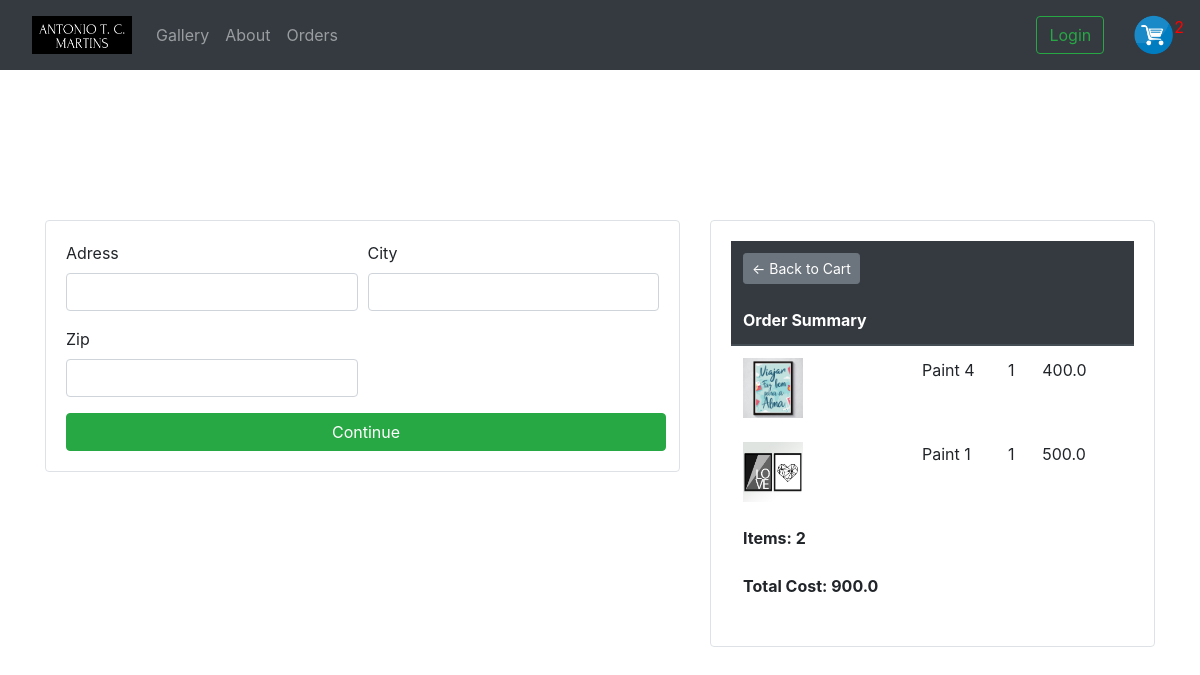
/checkout/ (signed in), run on an earlier commit of the app's database.
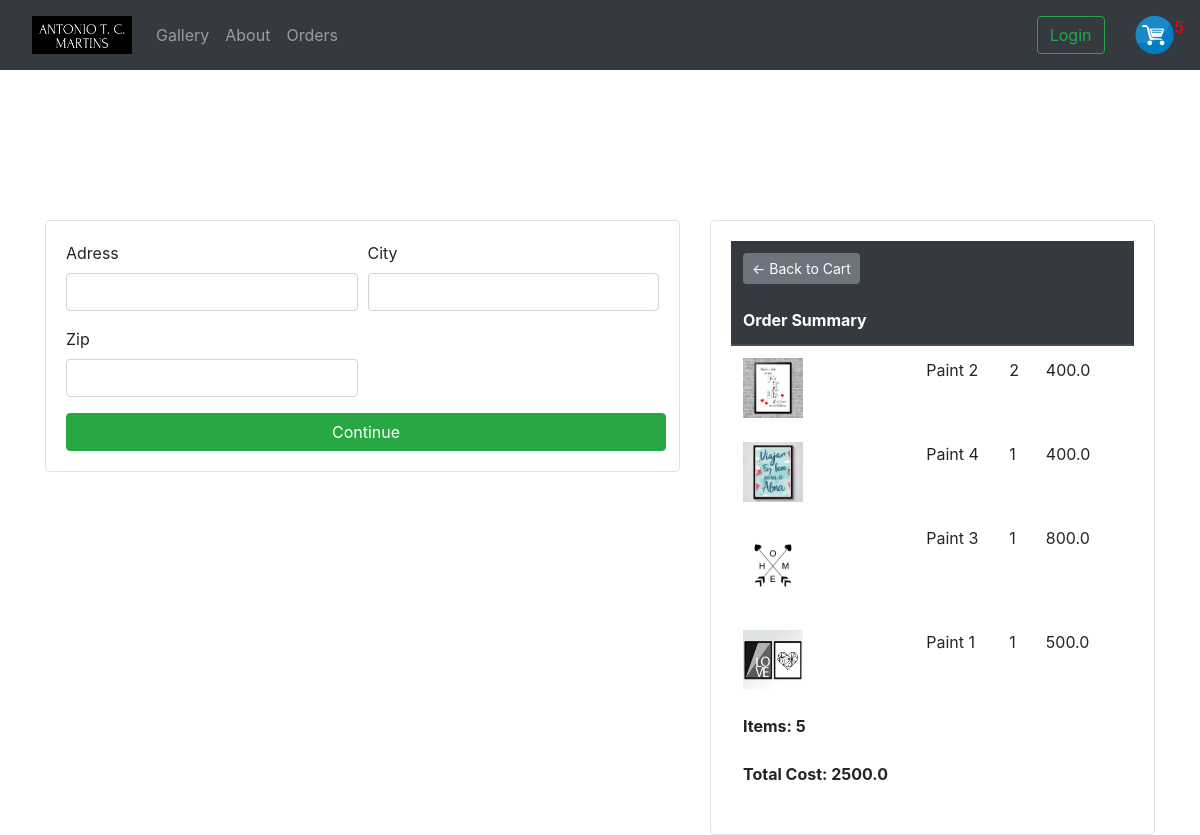
And on a later commit of the database.
### shop/models.py (models this page shows, shortened)
class OrderItem(models.Model):
    product = models.ForeignKey(Product, null=True, on_delete=models.SET_NULL)
    order = models.ForeignKey(Order, null=True, on_delete=models.SET_NULL) #a single order can have multiple order items
    quantity = models.IntegerField(default=0, null=True, blank=True)
    date_added = models.DateTimeField(auto_now_add=True)
    @property
    def get_total(self):
        total = self.product.price * self.quantity
        return total

class Product(models.Model):
    CATEGORY =(
        ('Abstract', 'Abstract'),
        ('Africa', 'Africa'),
    )
    name = models.CharField(max_length=200, null=True)
    category = models.CharField(max_length=200, null=True, choices=CATEGORY)
    description = models.CharField(max_length=200, null=True, blank=True)
    price = models.FloatField(null=True)
    date_created = models.DateTimeField(auto_now_add=True, null=True)
    images = models.ImageField(null=True, blank=True) #allows to puts images dont put in your STATIC FILE
    tags = models.ManyToManyField(Tag)

class Order(models.Model):
    STATUS =(
        ('Pending', 'Pending'),
        ('Out for delivery', 'Out for delivery'),
        ('Delivered', 'Delivered')
    )
    customer = models.ForeignKey(Customer, null=True, blank=True, on_delete=models.SET_NULL) #many to one relationship, customer can have multiple orders
    date_created = models.DateTimeField(auto_now_add=True, null=True)
    status = models.CharField(max_length=200, null=True, choices=STATUS)
    transaction_id = models.CharField(max_length=200, null=True)
    @property
    def get_cart_total(self):
        orderitems = self.orderitem_set.all()
        total = sum([item.get_total for item in orderitems]) #
        return total
    @property
    def get_cart_items(self):
        orderitems = self.orderitem_set.all()
        total = sum([item.quantity for item in orderitems])
        return total

### shop/views.py (the view)
# urls.py: path('checkout/', views.checkout, name="checkout"),
def checkout(request):
    if request.user.is_authenticated:
        customer = request.user.customer  # one to one relationship
        order, created = Order.objects.get_or_create(customer=customer)  # querying an object or creating one
        items = order.orderitem_set.all()
        cartItems = order.get_cart_items
    else:  # non-logged in user cart
        items = []
        order = {'get_cart_total': 0, 'get_cart_items': 0}
        cartItems = order['get_cart_items']
    context = {'items': items, 'order': order, 'cartItems': cartItems}
    return render(request, "shop/checkout.html", context)

### shop/templates/shop/checkout.html (shortened to what this page needs)
{% extends "shop/layout.html" %}
{% load static %}
{% block name %}
<div class="container ">
    <div class="row" >
        <div class="col-sm-7 checkout-table1">
         <div class="card border">
          <div class="card-body">
           <form id="form">
               <div class="form-row" >
                <div class="form-group col-md-6">
                  <label for="inputAdress">Adress</label>
                  <input type="text" class="form-control" id="inputAdress" name="address">
                </div>
                <div class="form-group col-md-6">
                  <label for="inputCity">City</label>
                  <input type="text" class="form-control" id="inputCity" name="city">
                </div>
              </div>
               <div class="form-row" id="continue-button">
                <div class="form-group col-md-6">
                  <label for="inputZip">Zip</label>
                  <input type="text" class="form-control" id="inputZip" name="zip">
                </div>
              </div>
              <button  style="width: 600px;" type="submit" class="btn btn-success">Continue</button>
              </div>
       </div>
       </div>
        <div class="col-sm-5 checkout-table2">
          <div class="card border">
              <div class="card-body">
                  <table class="table borderless">
                      <thead class="thead-dark">
                            <tr>
                              <th style="border: 0;"><a href="{% url 'cart' %}" class="btn btn-secondary btn-sm">&#x2190; Back to Cart</a></th>
                              <th style="border: 0;"></th>
                              <th style="border: 0;"></th>
                              <th style="border: 0;"></th>
                              <th style="border: 0;"></th>
                            <tr>
                                <th>Order Summary</th>
                              <th></th>
                              <th></th>
                              <th></th>
                              <th></th>
                            </tr>
                      </thead>
                       <tbody>
                       {% for item in order.orderitem_set.all %}
                            <tr>
                              <th> <img style="width: 60px;" src="{{item.product.images.url}}"> </th>
                              <td>{{item.product.name}}</td>
                              <td>{{item.quantity}} </td>
                              <td>{{item.product.price}}</td>
                            </tr>
                       {% endfor %}
                            <th>Items: {{order.get_cart_items}}</th>
                            <th>Total Cost: {{order.get_cart_total}}</th>
                       </tbody>
                  </table>
              </div>
            </div>
       </div>
    </div>
</div>
{% endblock name %}

What changed in the data, as far as the page shows it:
added OrderItem: product.images (picture), product.name "Paint 2", quantity "2", product.price "400.0"
added OrderItem: product.images (picture), product.name "Paint 3", quantity "1", product.price "800.0"
computed for Order: get_cart_items "2" → "5"; get_cart_total "900.0" → "2500.0"
